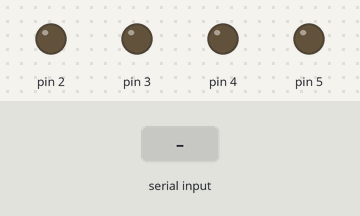
This sketch was run on a simulated Arduino Uno, built with avr-gcc and run on an emulated ATmega328P. On the bench: output pins drawn as LEDs (lit = HIGH). The test bench sets the inputs (shaded band). What the sketch prints to the serial monitor is not drawn.

Above: at 1.3 s.
1.4 s: "1" received over Serial
At 2.6 s:
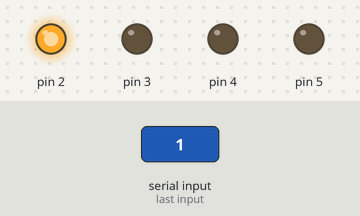
2.9 s: byte 112 ('p') received over Serial
At 4.0 s:
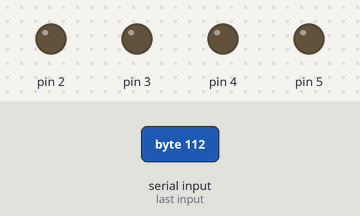
4.5 s: "2" received over Serial
At 5.2 s:
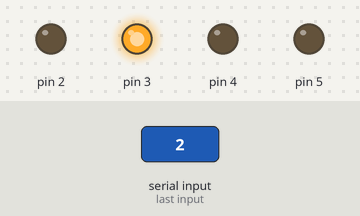
6.0 s: "3" received over Serial
At 6.3 s:
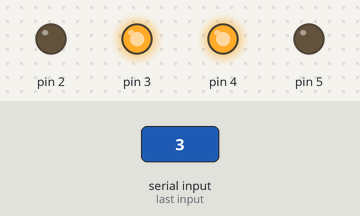
7.5 s: "w" received over Serial
At 8.6 s:
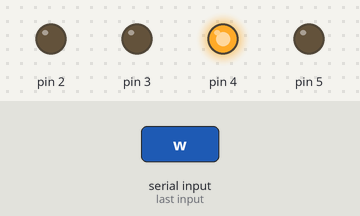
9.0 s: "4" received over Serial
At 9.8 s:
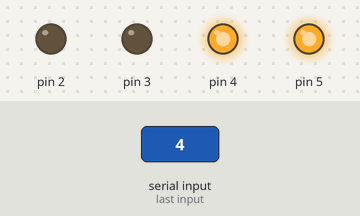
Timing chart, 0 to 11.5 s (numbered marks = the images above; inputs shaded):
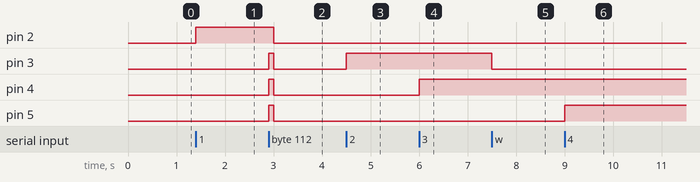

The sketch:

FX-2210_Low-Side_Serial_Port_Control_Rev_03_22-Jan-19.ino
```cpp
//DUT: FX-2210 Low-Side SW Module.

//TEST EQUIPMENT: F/U/W FX-2000 Test Set 2000-05300x Rev 01 and FX-2000 Electronic Load

//CONFIGURATION: FX-2210 DUT installed at location FX-2100 UMC J2

//PROCEDURE: Open the serial port monitor and select the desired operating function


void setup() {
pinMode(2,OUTPUT);
pinMode(3,OUTPUT);
pinMode(4,OUTPUT);
pinMode(5,OUTPUT);

Serial.begin(9600);
Serial.println("SW-1 ON:1 SW-2 ON:2 SW-3 ON:3 SW-4 ON:4");
Serial.println("SW-1 OFF:q SW-2 OFF:w SW-3 OFF:e SW 4 OFF:r");
Serial.println("SW-1 thru SW-4 ON:9");
Serial.println("SW-1 thru SW-4 OFF:0");
Serial.println("SW-1 thru SW-4 pulse ON x-second then OFF:p");

}
void loop() {

while (Serial.available()>0){

char ser =Serial.read();

if (ser=='1')digitalWrite (2, HIGH);
if (ser=='q')digitalWrite (2, LOW);

if (ser=='2') digitalWrite (3, HIGH);
if (ser=='w') digitalWrite (3, LOW);

if (ser=='3') digitalWrite (4, HIGH);
if (ser=='e') digitalWrite (4, LOW);

if (ser=='4') digitalWrite (5, HIGH);
if (ser=='r') digitalWrite (5, LOW);

if (ser=='9'){
  digitalWrite (2, HIGH);
  digitalWrite (3, HIGH);
  digitalWrite (4, HIGH);
  digitalWrite (5, HIGH);

}

if (ser=='0'){
  digitalWrite (2, LOW);
  digitalWrite (3, LOW);
  digitalWrite (4, LOW);
  digitalWrite (5, LOW);

}

if (ser=='p'){

  digitalWrite (2, HIGH);
  digitalWrite (3, HIGH);
  digitalWrite (4, HIGH);
  digitalWrite (5, HIGH);

delay(100);

  digitalWrite (2, LOW);
  digitalWrite (3, LOW);
  digitalWrite (4, LOW);
  digitalWrite (5, LOW);

}
}
}
```

Measured:
- after the input at 1.4 s, pin 2: LOW → HIGH at once
- after the input at 2.9 s, pin 2: HIGH → LOW after 0.10 s; pin 3–5: LOW → HIGH at once, → LOW 0.10 s later
- after the input at 4.5 s, pin 3: LOW → HIGH at once
- after the input at 6.0 s, pin 4: LOW → HIGH at once
- after the input at 7.5 s, pin 3: HIGH → LOW at once
- after the input at 9.0 s, pin 5: LOW → HIGH at once
